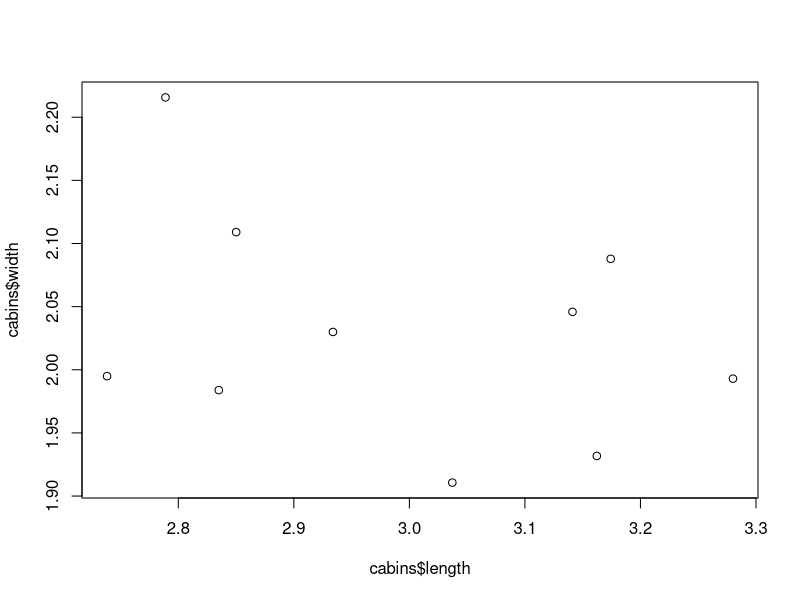
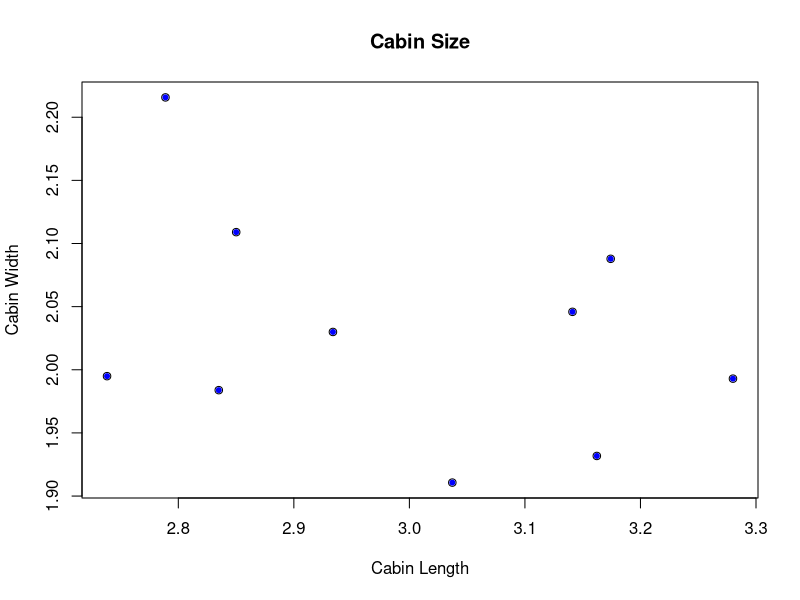
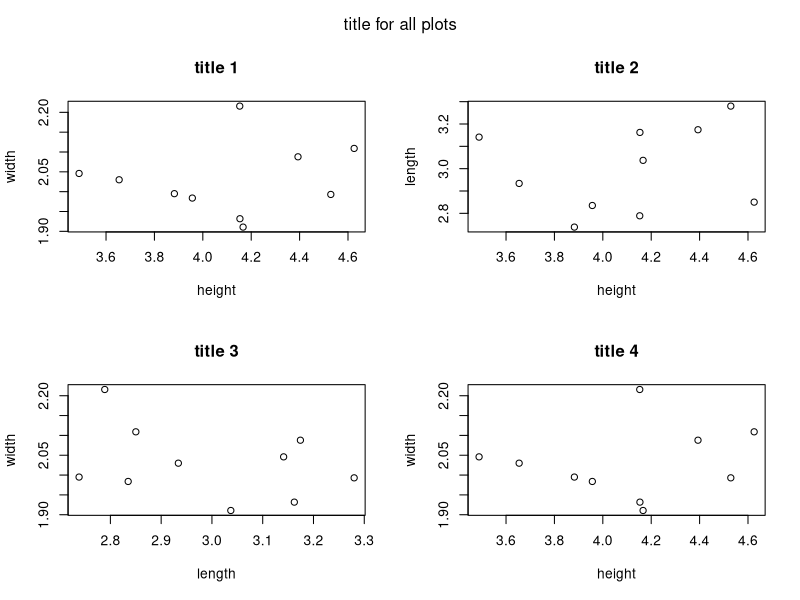
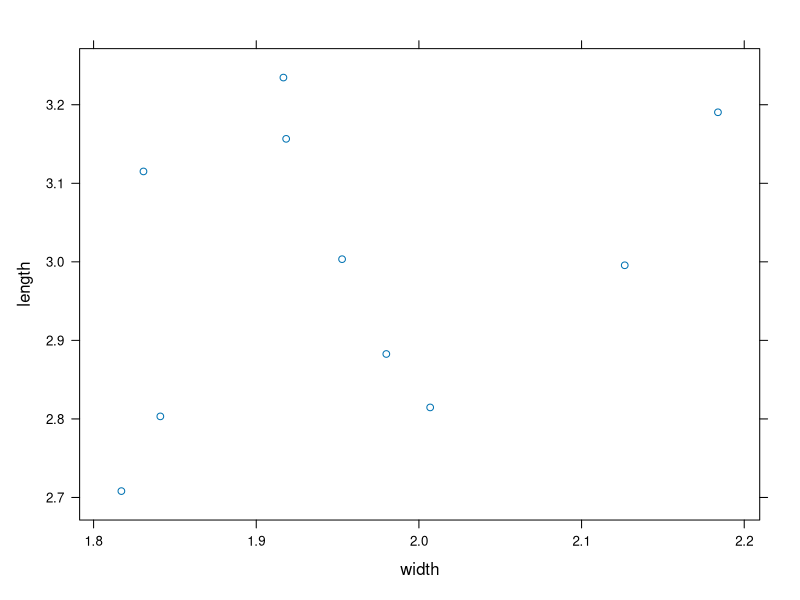
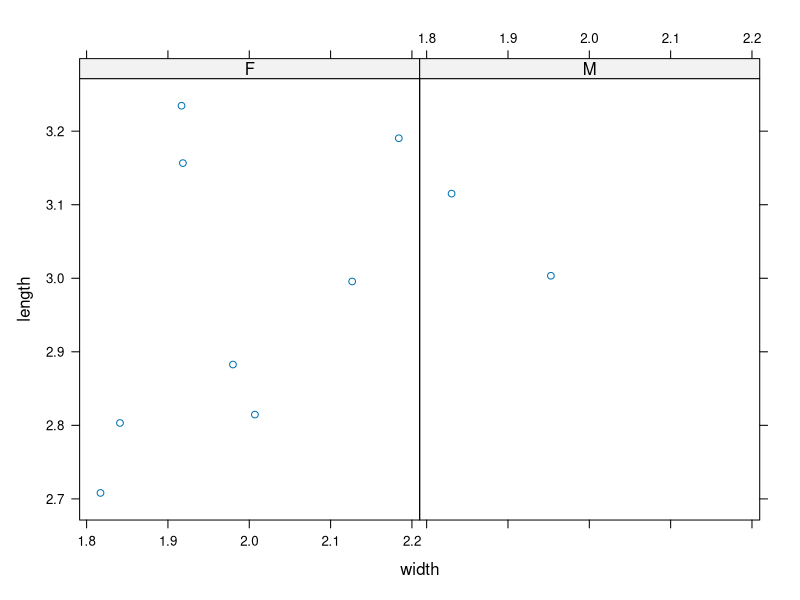
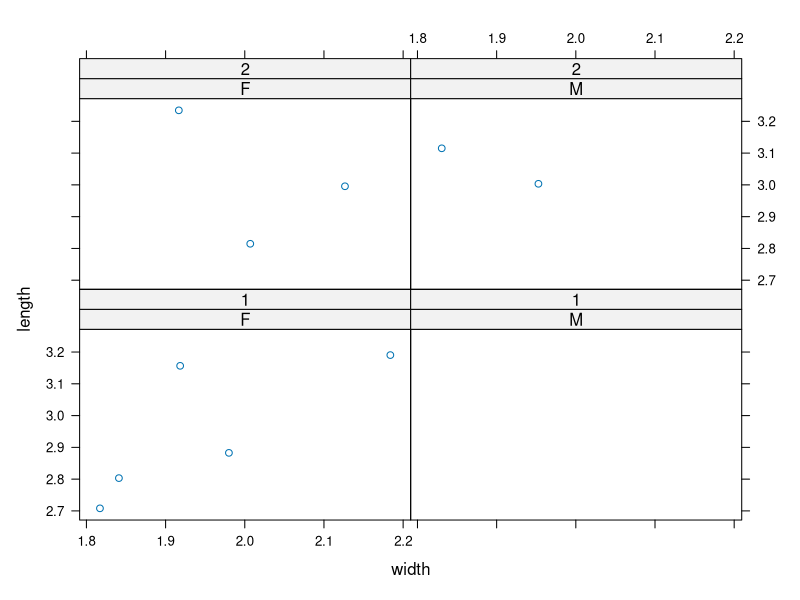
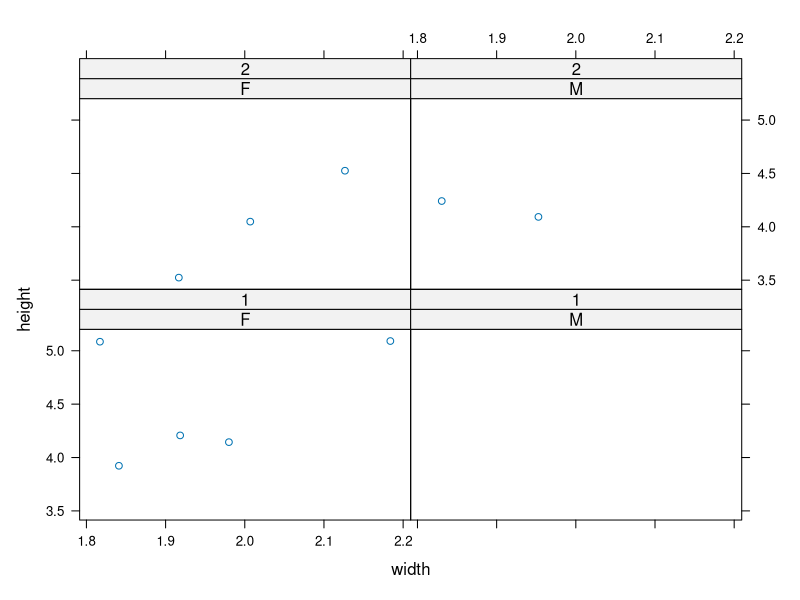
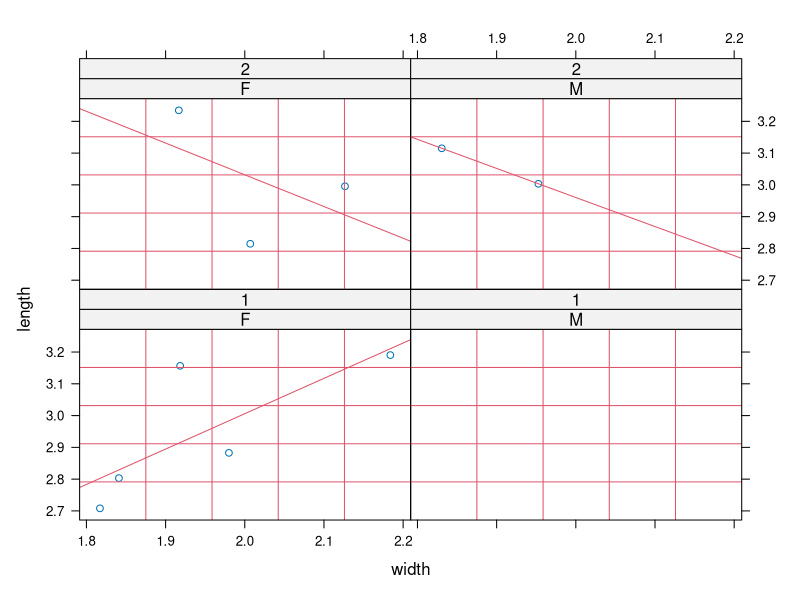

Reproduce these figures in R, in order.
###############################################################################
# The Base Plotting System                                                    #
###############################################################################

# Creating a dataframe

id <- as.factor(seq(1:10))
gender <- as.factor(c(rep("F",5),rep("M",2),rep("F",3)))
length <- rnorm(10,3,0.2)
width <- rnorm(10,2,0.1)
height <- rnorm(10,4,0.4)

cabins <- data.frame(id,gender,length,width,height)

# basic plot method

plot(cabins$length,cabins$width)

# alternatively

with(cabins,plot(length,width, xlab = "Cabin Length", ylab = "Cabin Width"))

# plotting options

title(main = "Cabin Size")
points(length,width,col = "blue", pch = 20)

# Making multiple plots mfrow fills rol first use mfcol to fill column first
# note the outer margin (oma) has been enlarged so that the title for all
# plots fits with no problem

par(mfrow = c(2,2),oma = c(0,0,2,0))
with(cabins, {
  plot(height,width, main="title 1")
  plot(height,length, main="title 2")
  plot(length,width, main="title 3")
  plot(height,width, main="title 4")
  mtext("title for all plots",outer = TRUE)
})

###############################################################################
# The Lattice Plotting System                                                 #
###############################################################################

# general syntax
# xyplot(y ~ x | f * g, data)
# where y is the y axis x is the x axis f and g are conditioning variables 
# (optional) and data is the data frame

# unlike the base plotting system you cannot make a plot and build upon
# it. Everything has to be done in one command.

# Creating a dataframe

id <- as.factor(c(rep(1,5),rep(2,5)))
gender <- as.factor(c(rep("F",5),rep("M",2),rep("F",3)))
length <- rnorm(10,3,0.2)
width <- rnorm(10,2,0.1)
height <- rnorm(10,4,0.4)

cabins <- data.frame(id,gender,length,width,height)

# loading the lattice library

library(lattice)
xyplot(length~width,data=cabins)

# examples with conditioning factor variables

xyplot(length~width|gender,data=cabins)
xyplot(length~width|gender*id,data=cabins)

# The base graphics system plot directly to the "graphics device"
# however the lattice plotting system returns an object of class
# "trellis" the print method needs to be used to send the object
# to the graphics device. (above this is done implicitly). E.g.

p <- xyplot(height~width|gender*id,data=cabins)
print(p)

# Lattice panel functions. As with the above example lattice
# use factors to produce a number of panels and a plot in each
# we can add panel function to include addition features such 
# as regression lines etc to each panel

xyplot(length~width|gender*id,
       data=cabins,
       panel=function(x,y, ...)
         {
            panel.xyplot(x, y, ...) # default panel function
            panel.lmline(x, y, col=2) # include a regression line
            panel.grid(4,4,col=2) # include a grid
       })

###############################################################################
# ggplot2 plotting system                                                     #
###############################################################################

# ggplot2 is an implementation of the grammar of graphics
# plots are made up of aesthetics (size shape color) and 
# geoms points, lines 

# Creating a dataframe

id <- as.factor(c(rep(1,5),rep(2,5)))
gender <- as.factor(c(rep("F",5),rep("M",2),rep("F",3)))
length <- rnorm(10,3,0.2)
width <- rnorm(10,2,0.1)
height <- rnorm(10,4,0.4)

cabins <- data.frame(id,gender,length,width,height)

# qplot is an implementation of ggplot, which is quick
# to learn and use, however you cannot change the defaults
# very easily. Basic usage is qplot(xdata,ydata,data=dataframe)
# e.g.

library(ggplot2)
qplot(length,width,data=cabins)

# factors can also be included

qplot(length,width,data=cabins,color=gender)

# or using the facets arguement to produce multiple plots

qplot(length,width,data=cabins,facets=.~gender)

# similarly a set of histograms aligned vertically

qplot(length,data=cabins,facets=gender~.)

# using 2 factors

qplot(length,width,data=cabins,facets=id~gender)

# including a "geom" 

qplot(length,width,data=cabins,geom = c("point","smooth"))

# using the ggplot2 package is a little like using the base system
# in that plots are built up. 

# first the dataframe and data to be plotted are given. The data
# to be plotted is thought of as aesthetics

g <- ggplot(cabins,aes(length,width))
summary(g)

# a geom must be specified before using the print command to plot

g <- g + geom_point(color = "steelblue")
print(g)

# other geoms can be added 

g <- g + geom_smooth(method="lm")
print(g)

# factors can also be used

g <- g + facet_grid(id~gender)
print(g)

# interesting plot that changes vline per faucet, needs some preliminary code
data("mtcars")
mtcars$am <- as.factor(mtcars$am)
levels(mtcars$am) <- c("Automatic", "Manual")
mean(subset(mtcars,am=="Automatic",select=c("mpg"))$mpg)
mean(subset(mtcars,am=="Manual",select=c("mpg"))$mpg)
tranmeans <- data.frame(am    = c("Automatic","Manual"),
                        means = c(mean(subset(mtcars,am=="Automatic",select=c("mpg"))$mpg),
                                  mean(subset(mtcars,am=="Manual",select=c("mpg"))$mpg)))
library(ggplot2)
g <- ggplot(mtcars,aes(mpg))
g <- g + geom_histogram(fill="red",binwidth=1)
g <- g + geom_vline(data = tranmeans, aes(xintercept = means),size=1.5)
g <- g + facet_grid(am~.)
g <- g + ggtitle("Manual and Automatic Transmission Comparison")
g <- g + xlab("Miles Per Gallon")
g <- g + ylab("Count")
g

